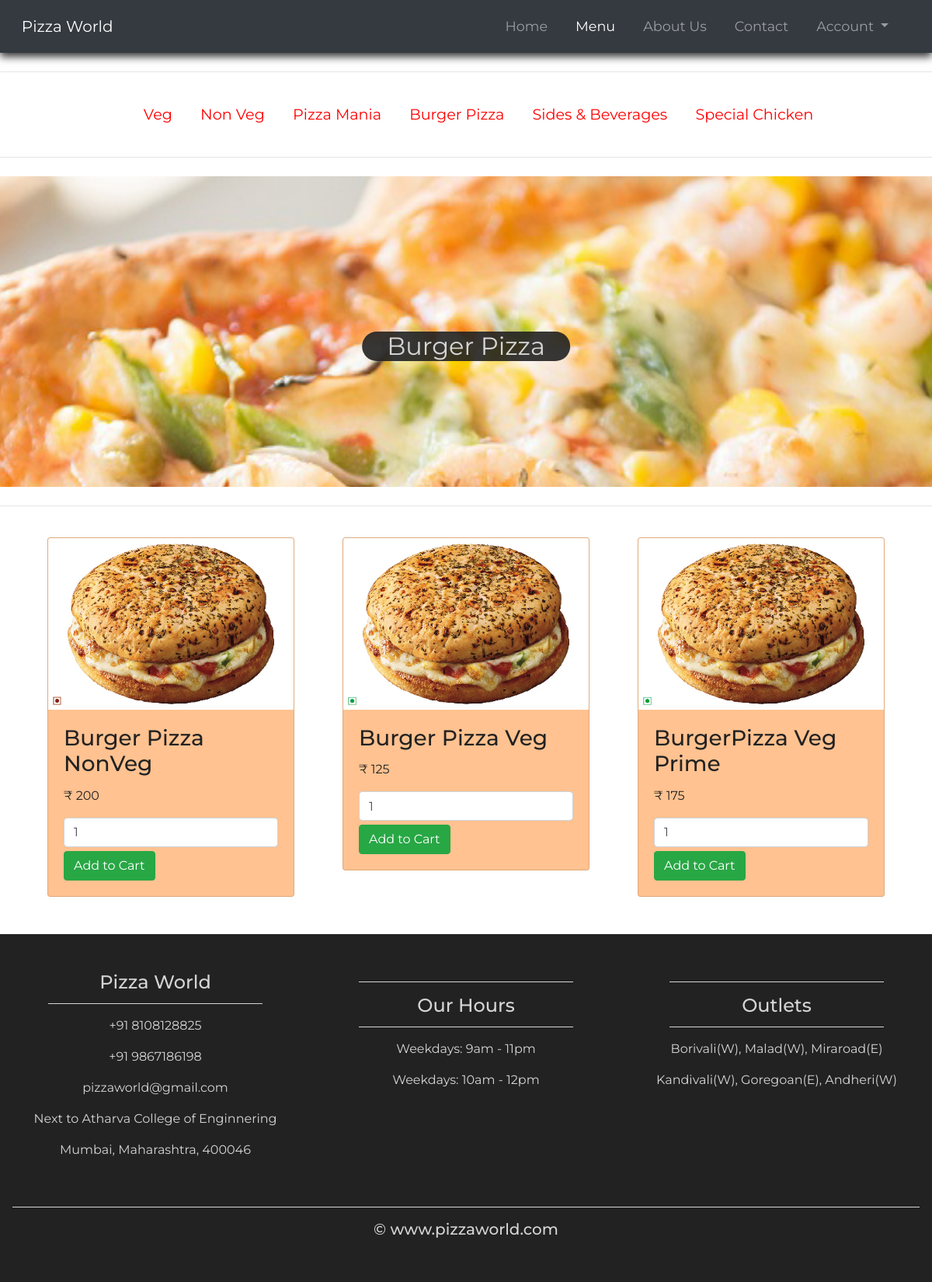
Page /Menu/burger.php on the committed database.
### tables this page shows
CREATE TABLE `burgerpizza` (
  `id` int(20) NOT NULL,
  `pname` varchar(50) DEFAULT NULL,
  `price` int(50) DEFAULT NULL,
  `image` varchar(50) DEFAULT NULL
);

### Menu/burger.php (the view, shortened to what this page needs)
<?php include('../server.php');
$con = mysqli_connect('localhost','root','','product_details');
?>
<!DOCTYPE html>
<html lang="en">
<head>
    <link rel="stylesheet" href="https://stackpath.bootstrapcdn.com/bootstrap/4.1.3/css/bootstrap.min.css">
    <link href="https://stackpath.bootstrapcdn.com/font-awesome/4.7.0/css/font-awesome.min.css" rel="stylesheet">
    <link rel="stylesheet" href="https://use.fontawesome.com/releases/v5.3.1/css/all.css">
    <link rel="stylesheet" href="../style.css">
</head>
<body>
    <nav class="navbar navbar-expand-md navbar-dark bg-dark sticky-top">
        <div class="container-fluid">
            <a class="navbar-brand" href="../index.php">Pizza World</a>
            <div class="collapse navbar-collapse" id="navbarResponsive">
                <ul class="navbar-nav ml-auto">
                    <li class="nav-item">
                        <a class="nav-link" href="../index.php">Home</a>
                    </li>
                    <li class="nav-item active">
                        <a class="nav-link" href="menu.php">Menu</a>
                    </li>
                    <li class="nav-item">
                        <a class="nav-link" href="../Aboutus/aboutus.php">About Us</a>
                    </li>
                    <li class="nav-item">
                        <a class="nav-link" href="../contact/contact.php">Contact</a>
                    </li>
                    <li class="nav-item dropdown">
                        <a class="nav-link dropdown-toggle" href="#" id="navbarDropdownMenuLink" data-toggle="dropdown"
                            aria-haspopup="true" aria-expanded="false">
                            <?php
                            if (isset($_SESSION['username'])) {
                                echo 'Welcome ,<strong> ' . $_SESSION["username"] . '</strong>';
                            } else {
                                echo 'Account';
                            } ?>
                        </a>
                    </li>
                </ul>
            </div>
        </div>
    </nav>
    <hr class="my-4">
    <div class="container-fluid">
        <div class="col-12">
                <div class="text-center menuclass">
                    <a href="veg.php">Veg</a>
                    <a href="nonveg.php">Non Veg</a>
                    <a href="pizzamania.php">Pizza Mania</a>
                    <a href="burger.php">Burger Pizza</a>
                    <a href="sides.php">Sides & Beverages</a>
                    <a href="specialchicken.php">Special Chicken</a>
                </div>
            </div>
    </div>
    <hr class="my-4">
    <figure>
    </figure>
    <hr class="my-4">
    <div class="container padding">
        <?php
            $query = "SELECT * FROM burgerpizza ORDER BY id ASC";
            $result = mysqli_query($con,$query);
            if(mysqli_num_rows($result) > 0){
                echo '<div class="card-deck">';
                while($row = mysqli_fetch_array($result)){
            ?>
                <div class="col-md-4">
                    <form method="POST" action="burger.php?action=add&id=<?php echo $row["id"]; ?>" onsubmit = "alert('Item Added')" >
                        <div class="card cardSet1">
                            <img class="card-img-top" src="<?php echo $row["image"]; ?>">
                            <div class="card-body">
                                <h3 class="card-title"><?php echo $row["pname"]; ?></h3>
                                <p class="card-text">₹ <?php echo $row["price"]; ?></p>
                                <input type="text" name="quantity" class="form-control" value=1>
                                <input type="submit" name="add_to_cart" style="margin-top: 5px;" class="btn btn-success" value="Add to Cart">
                            </div>
                        </div>
                    </form>
                </div>
            <?php
                }
            ?>
            </div>
            <?php
            }
        ?>
    </div>
    <footer>
        <div class="container-fluid padding">
            <div class="row text-center">
                <div class="col-md-4">
                    <h4>Pizza World</h4>
                    <hr class="light">
                    <p>+91 8108128825</p>
                    <p>+91 9867186198</p>
                    <p>pizzaworld@gmail.com</p>
                    <p>Next to Atharva College of Enginnering</p>
                    <p>Mumbai, Maharashtra, 400046</p>
                </div>
                <div class="col-md-4">
                    <hr class="light">
                    <h4>Our Hours</h4>
                    <hr class="light">
                    <p>Weekdays: 9am - 11pm</p>
                    <p>Weekdays: 10am - 12pm</p>
                </div>
                <div class="col-md-4">
                    <hr class="light">
                    <h4>Outlets</h4>
                    <hr class="light">
                    <p>Borivali(W), Malad(W), Miraroad(E)</p>
                    <p>Kandivali(W), Goregoan(E), Andheri(W)</p>
                </div>
                <div class="col-12">
                    <hr class="light-last">
                    <h5>&copy; www.pizzaworld.com</h5>
                </div>
            </div>
        </div>
    </footer>
</body>
</html>

### style.css (style rules this page uses)
html, body { height: 100%; width: 100%; font-family: 'Montserrat', sans-serif; color: #222; }
.navbar { padding: 0.8rem; box-shadow: 0 5px 10px rgba(0, 0, 0, 0.8); }
.navbar-nav li { padding-right: 20px; }
.nav-link { font-size: 1.1em !important; }
.padding { padding-bottom: 2rem; }
footer { background: #222; color: #d5d5d5; padding-top: 2rem; }
.light { border-top: 1px solid #d5d5d5; width: 75%; margin-top: 0.8rem; margin-bottom: 1rem; }
.light-last { border-top: 1px solid #d5d5d5; width: 100%; margin-top: 0.8rem; margin-bottom: 1rem; }
.menuclass a { color: red; font-size: 120%; padding-left: 2rem; transition: 0.3s; }
figure { position: relative; width: 100%; height: 50%; margin: 0!important; }
[class*="col-"] { padding: 1rem; }

### Menu/burger.php (style rules this page uses)
.cardSet1 { background-color: rgb(255, 194, 144); }

### rows in the picture
burgerpizza: shows a picture, pname "Burger Pizza NonVeg", price "200"
burgerpizza: pname "Burger Pizza Veg", price "125"
burgerpizza: pname "BurgerPizza Veg Prime", price "175"
